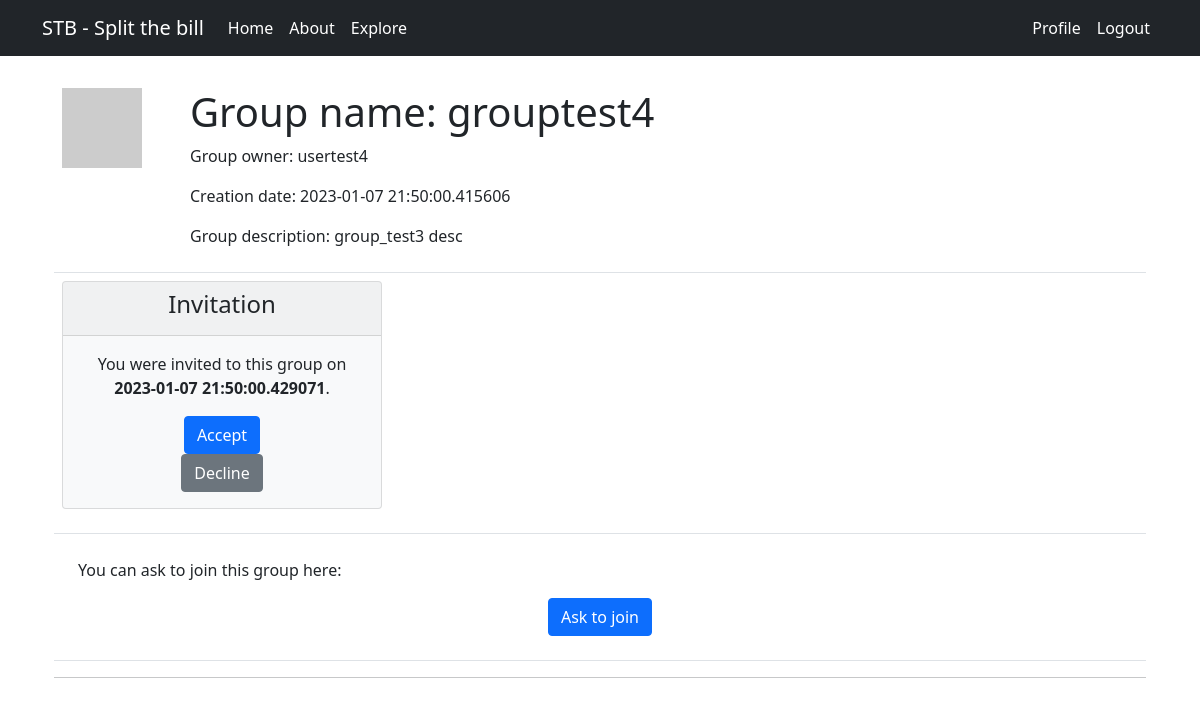
/group/grouptest4 (signed in), run on an earlier commit of the app's database.
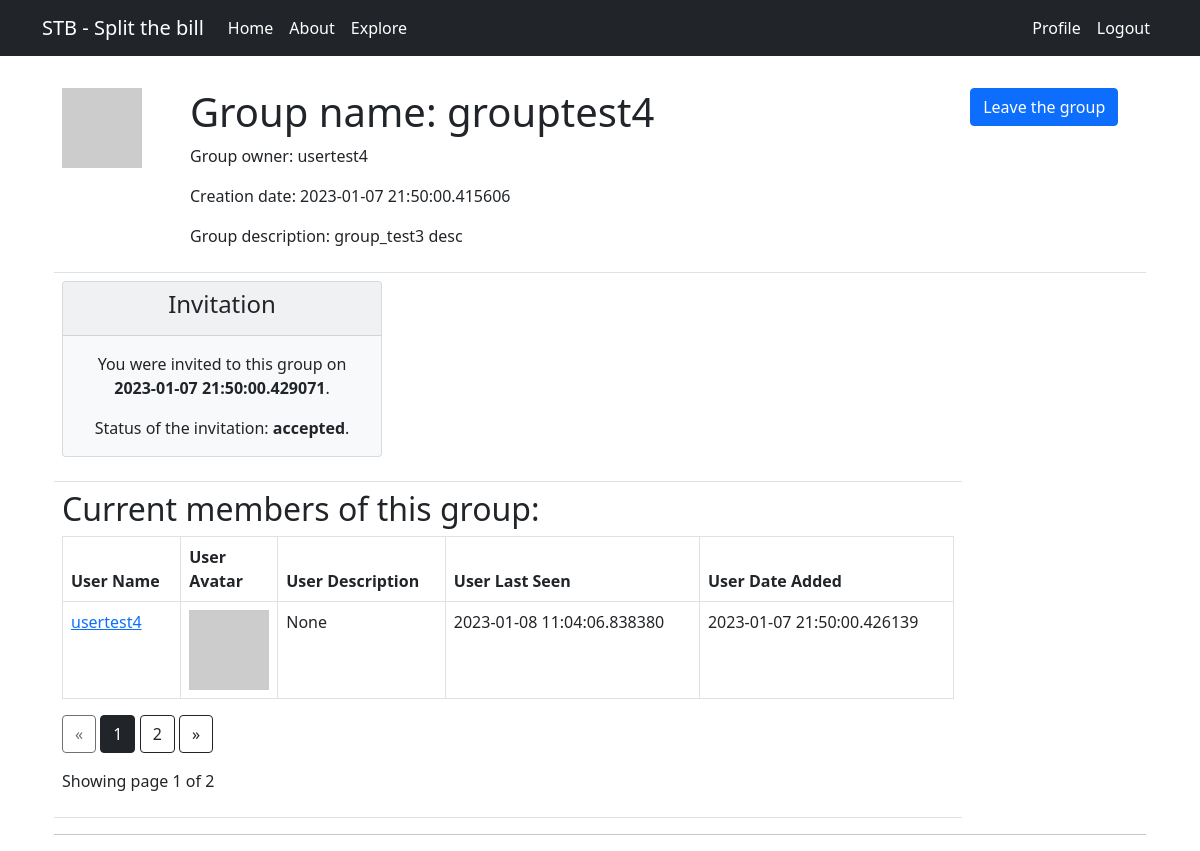
And on a later commit of the database.
### app/models.py (models this page shows, shortened)
class User(UserMixin, db.Model):
    id = db.Column(db.Integer, primary_key=True)
    username = db.Column(db.String(64), index=True, unique=True)
    email = db.Column(db.String(120), index=True, unique=True)
    password_hash = db.Column(db.String(128))
    about_me = db.Column(db.String(140))
    last_seen = db.Column(db.DateTime, default=datetime.utcnow)
    groups = db.relationship("Group", secondary="group_member", backref=db.backref("users", lazy=True,cascade="all, delete, delete-orphan", passive_deletes=True, single_parent=True))
    membership_requests = db.relationship("MembershipRequest", cascade="all, delete, delete-orphan", passive_deletes=True, single_parent=True, backref=db.backref("user", lazy=True))
    invitations = db.relationship("Invitation",cascade="all, delete, delete-orphan", passive_deletes=True, single_parent=True, backref=db.backref("user", lazy=True))
    def avatar(self, size):
        digest = md5(self.email.lower().encode("utf-8")).hexdigest()
        return f"https://avatars.dicebear.com/api/personas/{digest}.svg?size={size}"
    def date_joined(self, group):
        Membership = GroupMember.query.filter_by(user_id=self.id, group_id=group.id).first_or_404()
        return Membership.date_added
    def is_invited(self, group):
        return Invitation.query.filter_by(user_id=self.id, group_id=group.id).first() is not None
    def get_invitation(self,group):
        if self.is_invited(group):
            return Invitation.query.filter_by(user_id=self.id, group_id=group.id).first()
        return None
    def has_asked_for_membership(self, group):
        return MembershipRequest.query.filter_by(user_id=self.id, group_id=group.id).first() is not None

class Invitation(db.Model):
    id = db.Column(db.Integer, primary_key=True)
    group_id = db.Column(db.Integer, db.ForeignKey("group.id", ondelete='CASCADE'))
    user_id = db.Column(db.Integer, db.ForeignKey("user.id", ondelete='CASCADE'))
    invitation_date = db.Column(db.DateTime, default=datetime.utcnow)
    status = db.Column(db.String(255))

class Group(db.Model):
    id = db.Column(db.Integer, primary_key=True)
    name = db.Column(db.String(64), index=True, unique=True)
    owner_id = db.Column(db.Integer, db.ForeignKey("user.id", ondelete='CASCADE'))
    date_created = db.Column(db.DateTime, default=datetime.utcnow)
    description = db.Column(db.String(255))
    owner = db.relationship("User", foreign_keys=[owner_id], backref=db.backref("owned_groups", lazy=True, cascade="all, delete, delete-orphan", passive_deletes=True, single_parent=True))
    membership_requests = db.relationship("MembershipRequest", cascade="all, delete, delete-orphan", passive_deletes=True, single_parent=True, backref=db.backref("group", lazy=True))
    invitations = db.relationship("Invitation", cascade="all, delete, delete-orphan", passive_deletes=True, single_parent=True,  backref=db.backref("group", lazy=True))
    def is_member(self, user):
        return user in self.users
    def avatar(self, size):
        digest = md5(self.description.lower().encode("utf-8")).hexdigest()
        return f"https://avatars.dicebear.com/api/identicon/{digest}.svg?size={size}"

class GroupMember(db.Model):
    id = db.Column(db.Integer, primary_key=True)
    group_id = db.Column(db.Integer, db.ForeignKey("group.id", ondelete='CASCADE'))
    user_id = db.Column(db.Integer, db.ForeignKey("user.id", ondelete='CASCADE'))
    date_added = db.Column(db.DateTime, default=datetime.utcnow)
    membership_status = db.Column(db.String(255))

### app/main/routes.py (the view, shortened to what this page needs)
@bp.route('/group/<groupname>', methods=['GET'])
@login_required
def group(groupname):
    group = Group.query.filter_by(name=groupname).first_or_404()
    page_user = request.args.get('page_user', 1, type=int)
    users_id = [user.id for user in group.users]
    group_users = User.query.filter(User.id.in_(users_id)).paginate(page=page_user, per_page=1)
    return render_template('group.html', title='Group page', group=group, group_users=group_users)

### app/main/routes.py (called while the page is built)
@bp.before_request
def before_request():
    if current_user.is_authenticated:
        current_user.last_seen = datetime.utcnow()
        db.session.commit()

### app/models.py (called while the page is built)
@login.user_loader
def load_user(id):
    return User.query.get(int(id))

### app/templates/group.html (shortened to what the changed rows need)
{% extends 'base.html' %}
{% block app_content %}
<div class="container">
    <table class="table table-hover">
        <tr>
            <td>
                <h1>Group name: {{ group.name }}</h1>
                <p>Group owner: {{ group.owner.username }}</p>
                <p>Creation date: {{ group.date_created }}</p>
                {% if group.description %}<p>Group description: {{ group.description }}</p>{% endif %}
            </td>
            {% if group.is_member(current_user) %}
            <td>
                <form action="{{ url_for('main.quit_from_group', group_id=group.id) }}" method="POST">
                    <button type="submit" class="btn btn-primary mr-3">Leave the group</button>
                </form>
            </td>
            {% endif %}
        </tr>
        {% if current_user.is_invited(group) %}
        <tr>
            <td class="text-center" colspan="2">
                <div class="mx-auto">
                    <div class="card bg-light mb-3" style="max-width: 20rem;">
                        <div class="card-body">
                            <div class="text-center">
                                {% if current_user.get_invitation(group).status == 'pending' %}
                                <form
                                    action="{{ url_for('main.accept_invitation', invitation_id=current_user.get_invitation(group).id) }}"
                                    method="POST">
                                    <button type="submit" class="btn btn-primary mr-3">Accept</button>
                                </form>
                                <form
                                    action="{{ url_for('main.decline_invitation', invitation_id=current_user.get_invitation(group).id) }}"
                                    method="POST">
                                    <button type="submit" class="btn btn-secondary">Decline</button>
                                </form>
                                {% else %}
                                <p class="card-text">
                                    Status of the invitation: <strong>{{ current_user.get_invitation(group).status
                                        }}</strong>.
                                </p>
                                {% endif %}
                            </div>
                        </div>
                    </div>
                </div>
            </td>
        </tr>
        {% endif %}
        {% if not current_user.has_asked_for_membership(group) and not group.is_member(current_user) %}
        <tr>
            <td colspan="2">
                <div class="card-body">
                    <p class="card-text">
                        You can ask to join this group here:
                    </p>
                    <div class="text-center">
                        <form action="{{ url_for('main.request_membership', group_id=group.id) }}" method="POST">
                            <button type="submit" class="btn btn-primary mr-3">Ask to join</button>
                        </form>
                    </div>
                </div>
            </td>
        </tr>
        {% endif %}
        {% if group.is_member(current_user) %}
        <tr>
            <td colspan="2">
                <h2>Current members of this group:</h2>
                <table class="table table-bordered">
                    <thead>
                        <tr>
                            <th scope="col">User Name</th>
                            <th scope="col">User Avatar</th>
                            <th scope="col">User Description</th>
                            <th scope="col">User Last Seen</th>
                            <th scope="col">User Date Added</th>
                        </tr>
                    </thead>
                    {% for user in group_users.items%}
                    {% include '_user.html' %}
                    {% endfor %}
                </table>
                <div class="text-right">
                    <a href="{{ url_for('main.group', groupname=group.name, page_user=group_users.prev_num) }}" class="btn btn-outline-dark
                                                                   {% if group_users.page == 1 %}disabled{% endif %}">
                        &laquo;
                    </a>
                    {% for page_num_user in group_users.iter_pages(left_edge=1, right_edge=1, left_current=1,
                    right_current=2)
                    %}
                    {% if page_num_user %}
                    {% if group_users.page == page_num_user %}
                    <a href="{{ url_for('main.group', groupname=group.name, page_user=page_num_user) }}"
                        class="btn btn-dark">
                        {{ page_num_user }}
                    </a>
                    {% else %}
                    <a href="{{ url_for('main.group', groupname=group.name, page_user=page_num_user) }}"
                        class="btn btn-outline-dark">
                        {{ page_num_user }}
                    </a>
                    {% endif %}
                    {% else %}
                    ...
                    {% endif %}
                    {% endfor %}
                    <a href="{{ url_for('main.group', groupname=group.name, page_user=group_users.next_num) }}"
                        class="btn btn-outline-dark
                                                                   {% if group_users.page == group_users.pages %}disabled{% endif %}">
                        &raquo;
                    </a>
                </div>
                <p class="text-right mt-3">
                    Showing page {{ group_users.page }} of {{ group_users.pages }}
                </p>
            </td>
        </tr>
        {% endif %}
    </table>
</div>
{% endblock %}

### app/templates/_user.html (shortened to what this page needs)
<tbody>
    <tr>
        <td><a href="{{ url_for('main.user', username=user.username) }}">{{ user.username }}</a>
        </td>
        <td width="32px"><img src="{{ user.avatar(32) }}"></td>
        <td>{{ user.about_me }}</td>
        <td>{{ user.last_seen }}</td>
        <td>{{ user.date_joined(group) }}</td>
    </tr>
</tbody>

What changed in the data, as far as the page shows it:
now on one of the page's lists (row unchanged): User: username "usertest4", about_me "None", last_seen "2023-01-08 11:04:06.838380", date_joined "2023-01-07 21:50:00.426139"
now on this page (row edited): Invitation: get_invitation "accepted"
changed Invitation: status "pending" → "accepted" (drawn)
Also different on the page:
{{ group_users.page }}: (not shown) → "1"
{{ group_users.pages }}: (not shown) → "2"
text no longer shown: "Accept Decline You can ask to join this group here: Ask to join"
text now shown: "Leave the group Status of the invitation: . Current members of this group: User Name User Avatar User Description User Last Seen User Date Added « » Showing page of"
new list line: "1"
new list line: "2"
